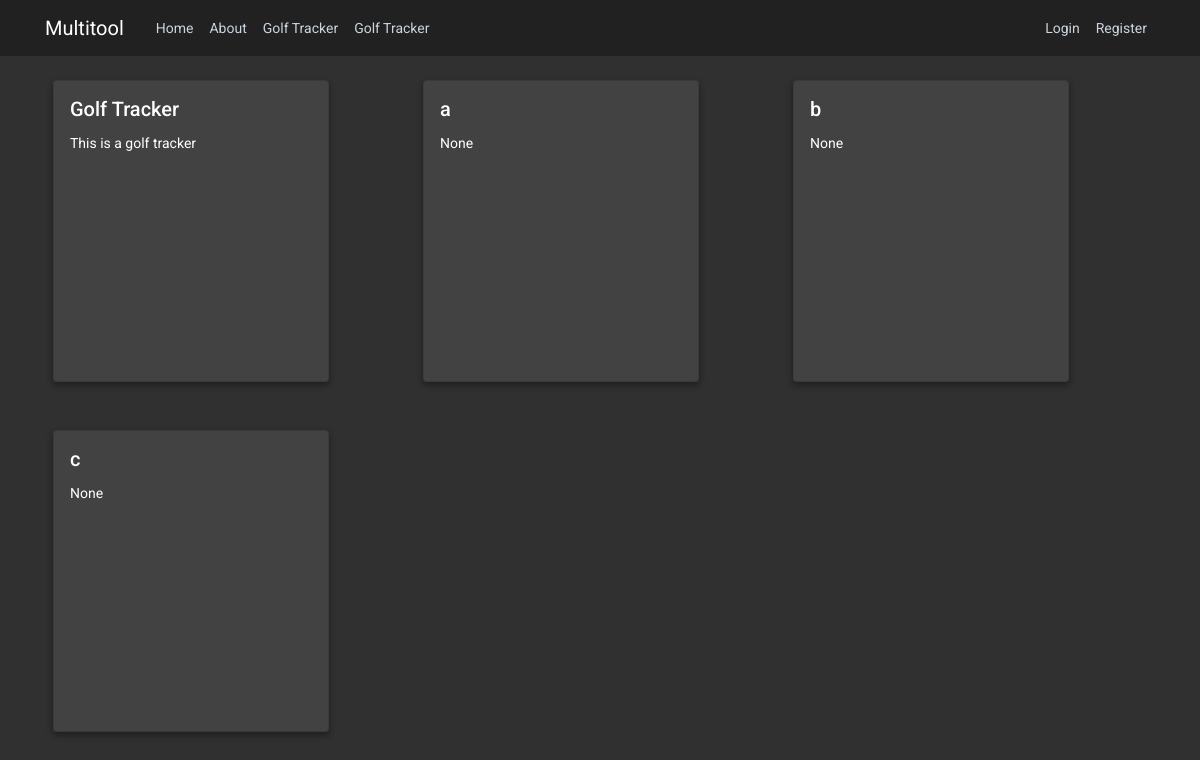
Page /home on the earlier database version.
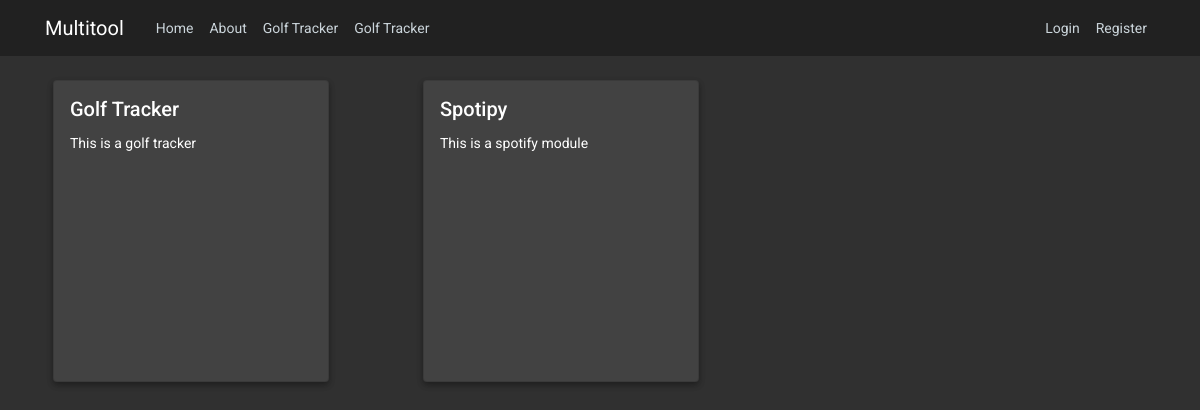
Same page on the later database version.
### multitool/models.py (models this page shows, shortened)
class Module(db.Model):
    id = db.Column(db.Integer, primary_key=True)
    title = db.Column(db.String(100), nullable=False)
    description = db.Column(db.Text, nullable=False)
    image_file = db.Column(db.String(20), nullable=False, default='default.jpg')
    url = db.Column(db.String(100), nullable=False)

### multitool/main/routes.py (the view)
@main.route("/")
@main.route("/home")
def home():
    modules = Module.query.all()
    return render_template('home.html', modules=modules)

### multitool/templates/home.html
{% extends "layout.html" %}
{% block content %}
    <div class="serv">
        <ul>
        {% for module in modules %}
        <li><a href="/{{ module.url }}" style="text-decoration: none;">
            <div class="card dark-card-sm mb-5 mx-2">
                <div class="card-content">
                    <h5 class="card-title">{{ module.title }}</h5>
                    <p class="card-text">{{ module.description }}</p>
                </div>
            </div>
        </li></a>
        {% endfor %}
        </ul>
    </div>
{% endblock content %}

Differences in the rows shown:
removed Module: title "a", description "None"
removed Module: title "b", description "None"
removed Module: title "c", description "None"
added Module: title "Spotipy", description "This is a spotify module"
